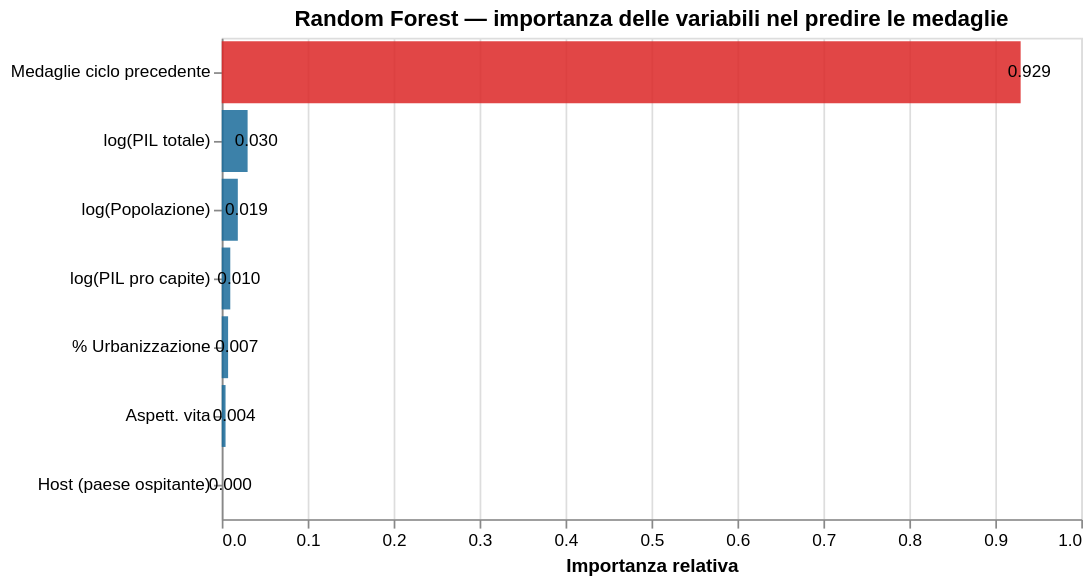

The notebook cell this image was saved under:
### Markdown cell above
### 3.1 Feature importance — Random Forest

### Code cell
rf = RandomForestRegressor(n_estimators=300,max_depth=8,min_samples_leaf=5,random_state=42)
rf.fit(X, y)

imp_df = (pd.DataFrame({"feature":features,"importance":rf.feature_importances_})
          .sort_values("importance"))

labels_map = {
    "log_gdp_total":"log(PIL totale)","log_pop":"log(Popolazione)",
    "log_gdp_pc":"log(PIL pro capite)","SP.DYN.LE00.IN":"Aspett. vita",
    "SP.URB.TOTL.IN.ZS":"% Urbanizzazione","host":"Host (paese ospitante)",
    "prev_medals":"Medaglie ciclo precedente"
}
imp_df["label"] = imp_df["feature"].map(labels_map)

chart_imp = (
    alt.Chart(imp_df)
    .mark_bar(opacity=0.85)
    .encode(
        x=alt.X("importance:Q", title="Importanza relativa"),
        y=alt.Y("label:N", sort="-x", title=None),
        color=alt.condition(
            alt.datum.importance > 0.15,
            alt.value(RED), alt.value(BLUE)),
        tooltip=["label:N", alt.Tooltip("importance:Q", format=".3f", title="Importanza")]
    )
)
text_imp = (
    alt.Chart(imp_df)
    .mark_text(dx=5, fontSize=10)
    .encode(x="importance:Q", y=alt.Y("label:N", sort="-x"),
            text=alt.Text("importance:Q", format=".3f"))
)
(chart_imp + text_imp).properties(
    title="Random Forest — importanza delle variabili nel predire le medaglie",
    width=500, height=280).display()

print("prev_medals è la variabile più importante — il passato spiega il futuro.")
print("log_gdp_total è seconda — coerente con tutto il Notebook 1.")

### Figure 1 — Vega-Lite specification as saved in the notebook (floating-point values rounded to 4 significant figures)
{"config": {"view": {"continuousWidth": 300, "continuousHeight": 300}}, "layer": [{"mark": {"type": "bar", "opacity": 0.85}, "encoding": {"color": {"condition": {"test": "(datum.importance > 0.15)", "value": "#DC2626"}, "value": "#1A6B9A"}, "tooltip": [{"field": "label", "type": "nominal"}, {"field": "importance", "format": ".3f", "title": "Importanza", "type": "quantitative"}], "x": {"field": "importance", "title": "Importanza relativa", "type": "quantitative"}, "y": {"field": "label", "sort": "-x", "title": null, "type": "nominal"}}}, {"mark": {"type": "text", "dx": 5, "fontSize": 10}, "encoding": {"text": {"field": "importance", "format": ".3f", "type": "quantitative"}, "x": {"field": "importance", "type": "quantitative"}, "y": {"field": "label", "sort": "-x", "type": "nominal"}}}], "data": {"name": "data-6a26a60696289080fb0197d2bc89827c"}, "height": 280, "title": "Random Forest — importanza delle variabili nel predire le medaglie", "width": 500, "$schema": "https://vega.github.io/schema/vega-lite/v6.1.0.json", "datasets": {"data-6a26a60696289080fb0197d2bc89827c": [{"feature": "host", "importance": 0.0, "label": "Host (paese ospitante)"}, {"feature": "SP.DYN.LE00.IN", "importance": 0.004426, "label": "Aspett. vita"}, {"feature": "SP.URB.TOTL.IN.ZS", "importance": 0.007386, "label": "% Urbanizzazione"}, {"feature": "log_gdp_pc", "importance": 0.009918, "label": "log(PIL pro capite)"}, {"feature": "log_pop", "importance": 0.01869, "label": "log(Popolazione)"}, {"feature": "log_gdp_total", "importance": 0.03009, "label": "log(PIL totale)"}, {"feature": "prev_medals", "importance": 0.9295, "label": "Medaglie ciclo precedente"}]}}
